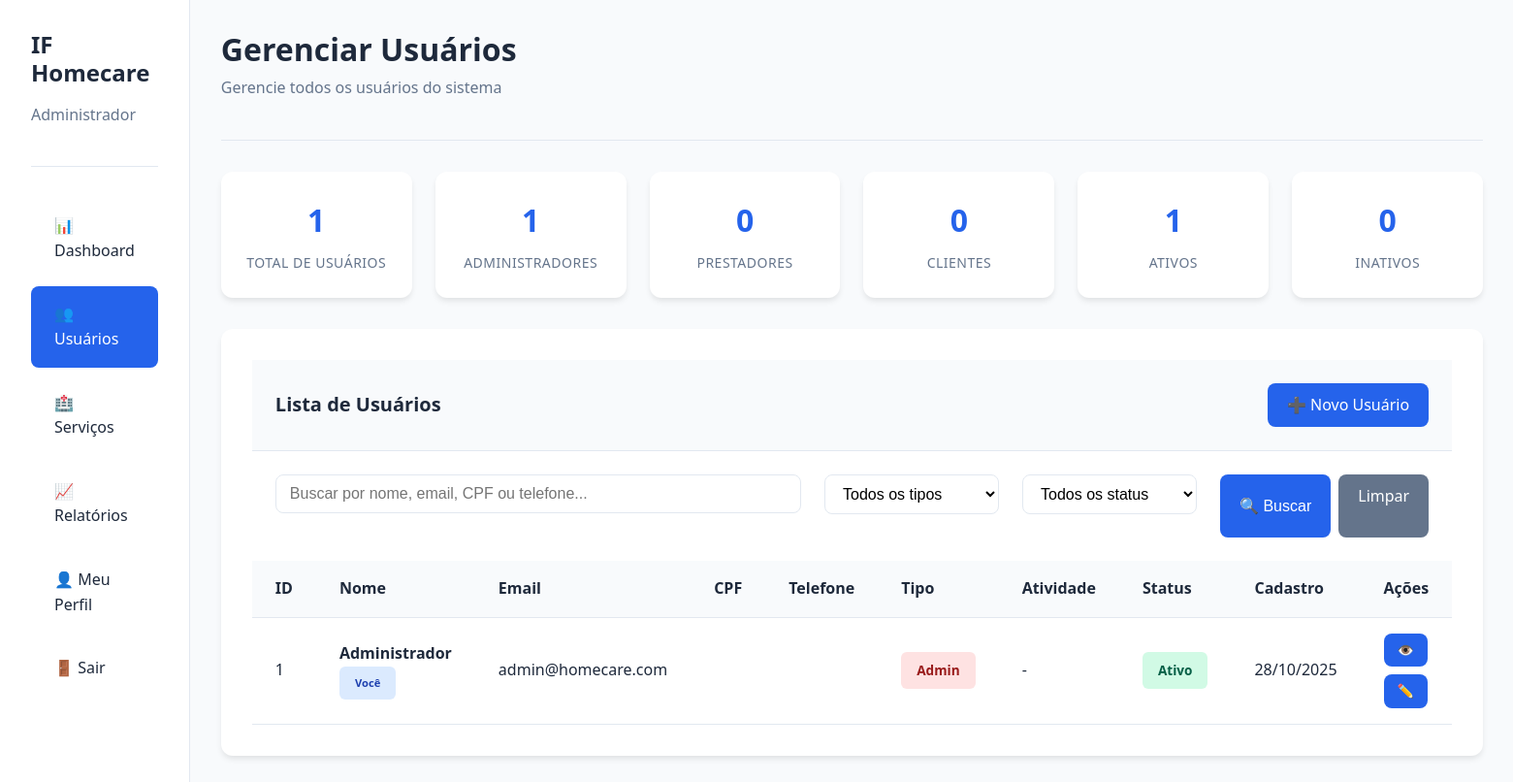
The app's page /admin/usuarios.php (signed in) with its own data.
### tables this page shows
CREATE TABLE usuarios (
    id INT AUTO_INCREMENT PRIMARY KEY,
    nome VARCHAR(100) NOT NULL,
    email VARCHAR(100) NOT NULL UNIQUE,
    senha VARCHAR(255) NOT NULL,
    telefone VARCHAR(20),
    cpf VARCHAR(14) UNIQUE,
    tipo_usuario ENUM('admin', 'prestador', 'cliente') NOT NULL,
    foto_perfil VARCHAR(255) DEFAULT NULL,
    status ENUM('ativo', 'inativo') DEFAULT 'ativo',
    data_cadastro TIMESTAMP DEFAULT CURRENT_TIMESTAMP,
    data_atualizacao TIMESTAMP DEFAULT CURRENT_TIMESTAMP ON UPDATE CURRENT_TIMESTAMP,
    INDEX idx_email (email),
    INDEX idx_tipo_usuario (tipo_usuario),
    INDEX idx_status (status)
);

### includes/funcoes.php (called while the page is built, shortened)
<?php
function isLoggedIn()
{
    return isset($_SESSION['user_id']);
}
function getLoggedUser()
{
    return [
        'id' => $_SESSION['user_id'],
        'nome' => $_SESSION['user_nome'],
        'email' => $_SESSION['user_email'],
        'tipo' => $_SESSION['user_tipo']
    ];
}
function formatDateBR($date)
{
    return date('d/m/Y', strtotime($date));
}

### admin/usuarios.php (the view, shortened to what this page needs)
<?php
$db = getDB();
$user = getLoggedUser();
$search = $_GET['search'] ?? '';
$query = "SELECT u.*,
          (SELECT COUNT(*) FROM solicitacoes WHERE cliente_id = u.id) as total_como_cliente,
          (SELECT COUNT(*) FROM solicitacoes WHERE prestador_id = u.id) as total_como_prestador
          FROM usuarios u WHERE 1=1";
$params = [];
$query .= " ORDER BY u.data_cadastro DESC";
try {
    $stmt = $db->prepare($query);
    $stmt->execute($params);
    $usuarios = $stmt->fetchAll();
} catch (PDOException $e) {
    $usuarios = [];
    $error = "Erro ao buscar usuários";
}
try {
    $stmt = $db->query("SELECT
        COUNT(*) as total,
        SUM(CASE WHEN tipo_usuario = 'admin' THEN 1 ELSE 0 END) as admins,
        SUM(CASE WHEN tipo_usuario = 'prestador' THEN 1 ELSE 0 END) as prestadores,
        SUM(CASE WHEN tipo_usuario = 'cliente' THEN 1 ELSE 0 END) as clientes,
        SUM(CASE WHEN status = 'ativo' THEN 1 ELSE 0 END) as ativos,
        SUM(CASE WHEN status = 'inativo' THEN 1 ELSE 0 END) as inativos
        FROM usuarios
    ");
    $stats = $stmt->fetch();
} catch (PDOException $e) {
    $stats = ['total' => 0, 'admins' => 0, 'prestadores' => 0, 'clientes' => 0, 'ativos' => 0, 'inativos' => 0];
}
?>
<!DOCTYPE html>
<html lang="pt-BR">
<head>
    <link rel="stylesheet" href="../assets/css/style.css">
</head>
<body>
<div class="dashboard">
    <aside class="sidebar">
        <div class="sidebar-header">
            <h3><?= SITE_NAME ?></h3>
            <p>Administrador</p>
        </div>
        <ul class="sidebar-menu">
            <li><a href="index.php">📊 Dashboard</a></li>
            <li><a href="usuarios.php" class="active">👥 Usuários</a></li>
            <li><a href="servicos.php">🏥 Serviços</a></li>
            <li><a href="relatorios.php">📈 Relatórios</a></li>
            <li><a href="perfil.php">👤 Meu Perfil</a></li>
            <li><a href="../auth/logout.php">🚪 Sair</a></li>
        </ul>
    </aside>
    <main class="main-content">
        <div class="page-header">
            <h1>Gerenciar Usuários</h1>
            <p>Gerencie todos os usuários do sistema</p>
        </div>
        <div class="stats-grid" style="grid-template-columns: repeat(auto-fit, minmax(150px, 1fr));">
            <div class="stat-card">
                <div class="stat-value"><?= $stats['total'] ?></div>
                <div class="stat-label">Total de Usuários</div>
            </div>
            <div class="stat-card">
                <div class="stat-value"><?= $stats['admins'] ?></div>
                <div class="stat-label">Administradores</div>
            </div>
            <div class="stat-card">
                <div class="stat-value"><?= $stats['prestadores'] ?></div>
                <div class="stat-label">Prestadores</div>
            </div>
            <div class="stat-card">
                <div class="stat-value"><?= $stats['clientes'] ?></div>
                <div class="stat-label">Clientes</div>
            </div>
            <div class="stat-card">
                <div class="stat-value"><?= $stats['ativos'] ?></div>
                <div class="stat-label">Ativos</div>
            </div>
            <div class="stat-card">
                <div class="stat-value"><?= $stats['inativos'] ?></div>
                <div class="stat-label">Inativos</div>
            </div>
        </div>
        <div class="card">
            <div class="card-header d-flex justify-between align-center">
                <h3>Lista de Usuários</h3>
                <a href="usuario_form.php" class="btn btn-primary">➕ Novo Usuário</a>
            </div>
            <form method="GET" class="mb-3" style="padding: 0 1.5rem;">
                <div class="form-row">
                    <div class="form-group">
                        <input type="text" name="search" placeholder="Buscar por nome, email, CPF ou telefone..."
                               value="<?= htmlspecialchars($search) ?>">
                    </div>
                    <div class="form-group" style="max-width: 180px;">
                        <select name="tipo">
                            <option value="">Todos os tipos</option>
                        </select>
                    </div>
                    <div class="form-group" style="max-width: 180px;">
                        <select name="status">
                            <option value="">Todos os status</option>
                        </select>
                    </div>
                    <div style="display: flex; gap: 0.5rem;">
                        <button type="submit" class="btn btn-primary">🔍 Buscar</button>
                        <a href="usuarios.php" class="btn btn-secondary">Limpar</a>
                    </div>
                </div>
            </form>
            <div class="table-responsive">
                <table>
                    <thead>
                    <tr>
                        <th>ID</th>
                        <th>Nome</th>
                        <th>Email</th>
                        <th>CPF</th>
                        <th>Telefone</th>
                        <th>Tipo</th>
                        <th>Atividade</th>
                        <th>Status</th>
                        <th>Cadastro</th>
                        <th>Ações</th>
                    </tr>
                    </thead>
                    <tbody>
                    <?php if (empty($usuarios)): ?>
                        <tr>
                            <td colspan="10" class="text-center">Nenhum usuário encontrado.</td>
                        </tr>
                    <?php else: ?>
                        <?php foreach ($usuarios as $usuario): ?>
                            <tr>
                                <td><?= $usuario['id'] ?></td>
                                <td>
                                    <strong><?= htmlspecialchars($usuario['nome']) ?></strong>
                                    <?php if ($usuario['id'] === $user['id']): ?>
                                        <span class="badge badge-info" style="font-size: 0.7rem;">Você</span>
                                    <?php endif; ?>
                                </td>
                                <td><?= htmlspecialchars($usuario['email']) ?></td>
                                <td><?= formatCPF($usuario['cpf']) ?></td>
                                <td><?= formatPhone($usuario['telefone']) ?></td>
                                <td>
                                    <?php
                                    $tipo_badges = [
                                        'admin' => ['class' => 'badge-error', 'label' => 'Admin'],
                                        'prestador' => ['class' => 'badge-info', 'label' => 'Prestador'],
                                        'cliente' => ['class' => 'badge-secondary', 'label' => 'Cliente']
                                    ];
                                    $badge = $tipo_badges[$usuario['tipo_usuario']];
                                    ?>
                                    <span class="badge <?= $badge['class'] ?>">
                                                <?= $badge['label'] ?>
                                            </span>
                                </td>
                                <td>
                                    <?php if ($usuario['tipo_usuario'] === 'cliente'): ?>
                                        <small><?= $usuario['total_como_cliente'] ?> solicitação(ões)</small>
                                    <?php elseif ($usuario['tipo_usuario'] === 'prestador'): ?>
                                        <small><?= $usuario['total_como_prestador'] ?> atendimento(s)</small>
                                    <?php else: ?>
                                        -
                                    <?php endif; ?>
                                </td>
                                <td>
                                    <?php if ($usuario['id'] !== $user['id']): ?>
                                        <form method="POST" style="display: inline;">
                                            <input type="hidden" name="action" value="toggle_status">
                                            <input type="hidden" name="id" value="<?= $usuario['id'] ?>">
                                            <input type="hidden" name="status" value="<?= $usuario['status'] ?>">
                                            <button type="submit" class="badge <?= $usuario['status'] === 'ativo' ? 'badge-success' : 'badge-error' ?>"
                                                    style="border: none; cursor: pointer;">
                                                <?= $usuario['status'] === 'ativo' ? 'Ativo' : 'Inativo' ?>
                                            </button>
                                        </form>
                                    <?php else: ?>
                                        <span class="badge badge-success">Ativo</span>
                                    <?php endif; ?>
                                </td>
                                <td><?= formatDateBR($usuario['data_cadastro']) ?></td>
                                <td>
                                    <div style="display: flex; gap: 0.5rem; flex-wrap: wrap;">
                                        <a href="usuario_detalhes.php?id=<?= $usuario['id'] ?>"
                                           class="btn btn-primary btn-sm" title="Ver detalhes">👁️</a>
                                        <a href="usuario_form.php?id=<?= $usuario['id'] ?>"
                                           class="btn btn-primary btn-sm" title="Editar">✏️</a>
                                    </div>
                                </td>
                            </tr>
                        <?php endforeach; ?>
                    <?php endif; ?>
                    </tbody>
                </table>
            </div>
        </div>
    </main>
</div>
</body>
</html>

### records on screen
usuarios: id "1", nome "Administrador", shows "Você", email "admin@homecare.com", tipo_usuario "Admin", shows "Ativo", data_cadastro "28/10/2025"

### other values on screen
SITE_NAME "IF Homecare"
$stats['total'] "1"
$stats['admins'] "1"
$stats['prestadores'] "0"
$stats['clientes'] "0"
$stats['ativos'] "1"
$stats['inativos'] "0"
